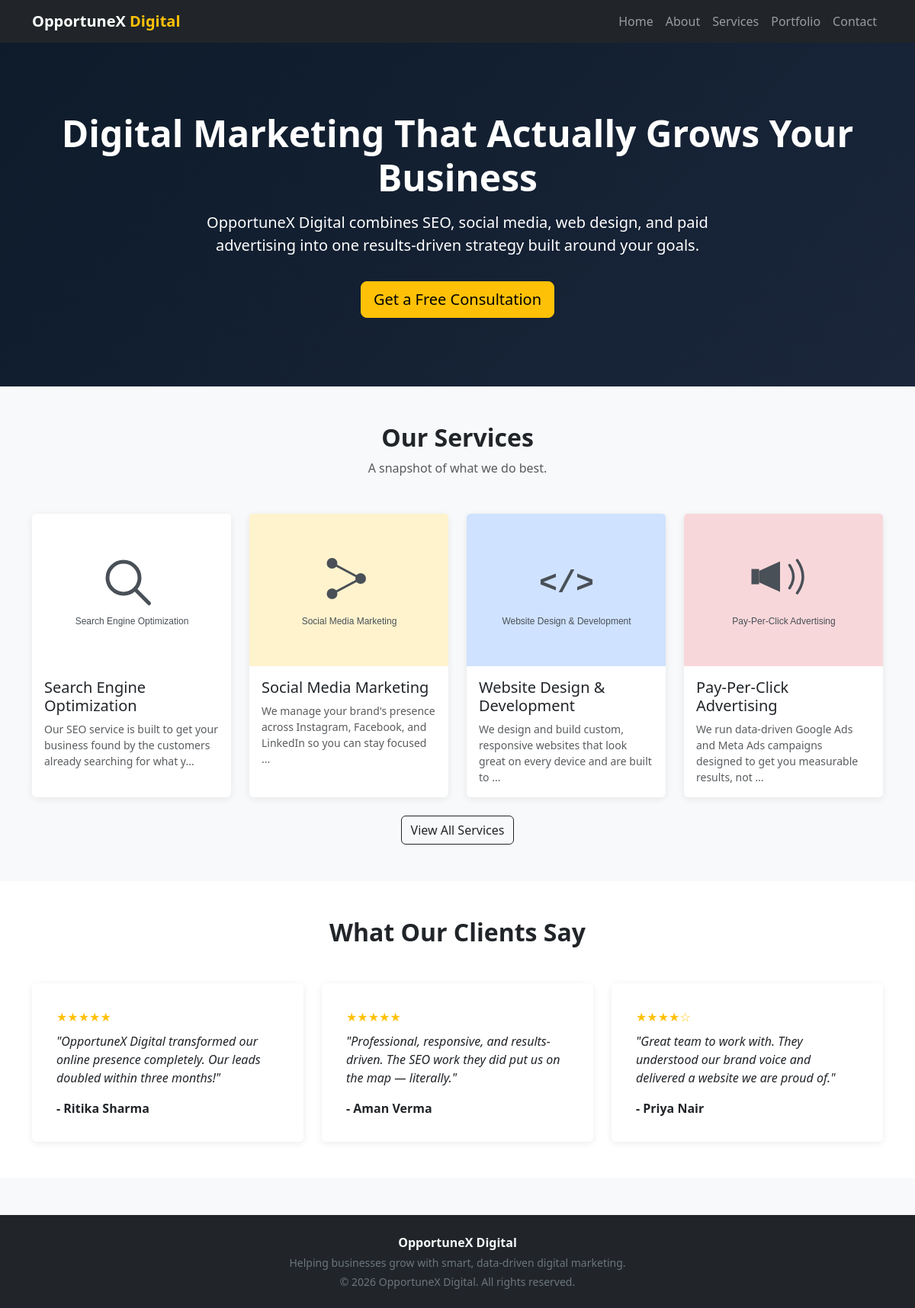
The page / on the database its author committed.
### tables this page shows
CREATE TABLE services (
    id INT AUTO_INCREMENT PRIMARY KEY,
    title VARCHAR(150) NOT NULL,
    description TEXT NOT NULL,
    image VARCHAR(255) DEFAULT NULL,
    meta_title VARCHAR(160) DEFAULT NULL,
    meta_description VARCHAR(300) DEFAULT NULL,
    created_at TIMESTAMP DEFAULT CURRENT_TIMESTAMP
);

CREATE TABLE testimonials (
    id INT AUTO_INCREMENT PRIMARY KEY,
    client_name VARCHAR(150) NOT NULL,
    message TEXT NOT NULL,
    rating TINYINT NOT NULL DEFAULT 5,
    image VARCHAR(255) DEFAULT NULL,
    created_at TIMESTAMP DEFAULT CURRENT_TIMESTAMP
);

### includes/functions.php (called while the page is built, shortened)
<?php
function clean_input($value) {
    return htmlspecialchars(trim($value ?? ''), ENT_QUOTES, 'UTF-8');
}
function service_image_url($filename, $title = '') {
    $title = strtolower($title);
    if (str_contains($title, 'seo') || str_contains($title, 'search engine')) {
        return BASE_URL . '/assets/img/placeholder-seo.svg';
    }
    if (str_contains($title, 'social media') || str_contains($title, 'smm')) {
        return BASE_URL . '/assets/img/placeholder-smm.svg';
    }
    if (str_contains($title, 'web design') || str_contains($title, 'web development') || str_contains($title, 'website')) {
        return BASE_URL . '/assets/img/placeholder-webdev.svg';
    }
    if (str_contains($title, 'pay-per-click') || str_contains($title, 'ppc') || str_contains($title, 'advertising')) {
        return BASE_URL . '/assets/img/placeholder-ppc.svg';
    }
    return BASE_URL . '/assets/img/placeholder.svg';
}

### public/index.php (the view, shortened to what this page needs)
<?php
require_once __DIR__ . '/../includes/db.php';
require_once __DIR__ . '/../includes/functions.php';
require_once __DIR__ . '/../includes/header.php';
$services = [];
$result = mysqli_query($conn, "SELECT id, title, description, image FROM services ORDER BY created_at DESC LIMIT 4");
while ($row = mysqli_fetch_assoc($result)) {
    $services[] = $row;
}
$testimonials = [];
$result = mysqli_query($conn, "SELECT client_name, message, rating, image FROM testimonials ORDER BY created_at DESC LIMIT 6");
while ($row = mysqli_fetch_assoc($result)) {
    $testimonials[] = $row;
}
?>
<section class="hero text-center">
  <div class="container">
    <h1 class="display-5 fw-bold">Digital Marketing That Actually Grows Your Business</h1>
    <p class="lead col-lg-8 mx-auto mt-3">
      OpportuneX Digital combines SEO, social media, web design, and paid advertising
      into one results-driven strategy built around your goals.
    </p>
    <a href="contact.php" class="btn btn-warning btn-lg mt-3">Get a Free Consultation</a>
  </div>
</section>
<section class="py-5">
  <div class="container">
    <div class="text-center mb-5">
      <h2 class="fw-bold">Our Services</h2>
      <p class="text-muted">A snapshot of what we do best.</p>
    </div>
    <div class="row g-4">
      <?php foreach ($services as $service): ?>
        <div class="col-md-6 col-lg-3">
          <a href="service_detail.php?id=<?= (int)$service['id'] ?>" class="text-decoration-none text-reset">
            <div class="card card-service h-100">
              <img src="<?= service_image_url($service['image'], $service['title']) ?>" class="card-img-top" alt="<?= clean_input($service['title']) ?>">
              <div class="card-body">
                <h5 class="card-title"><?= clean_input($service['title']) ?></h5>
                <p class="card-text small text-muted"><?= clean_input(mb_strimwidth($service['description'], 0, 100, '...')) ?></p>
              </div>
            </div>
          </a>
        </div>
      <?php endforeach; ?>
    </div>
    <div class="text-center mt-4">
      <a href="services.php" class="btn btn-outline-dark">View All Services</a>
    </div>
  </div>
</section>
<section class="py-5 bg-white">
  <div class="container">
    <div class="text-center mb-5">
      <h2 class="fw-bold">What Our Clients Say</h2>
    </div>
    <div class="row g-4">
      <?php foreach ($testimonials as $t): ?>
        <div class="col-md-6 col-lg-4">
          <div class="card card-testimonial p-3">
            <div class="card-body">
              <div class="rating-stars mb-2">
                <?= str_repeat('&#9733;', (int)$t['rating']) . str_repeat('&#9734;', 5 - (int)$t['rating']) ?>
              </div>
              <p class="card-text fst-italic">"<?= clean_input($t['message']) ?>"</p>
              <p class="fw-bold mb-0">- <?= clean_input($t['client_name']) ?></p>
            </div>
          </div>
        </div>
      <?php endforeach; ?>
    </div>
  </div>
</section>
<?php require_once __DIR__ . '/../includes/footer.php'; ?>

### includes/header.php (shortened to what this page needs)
<!DOCTYPE html>
<html lang="en">
<head>
<link href="https://cdn.jsdelivr.net/npm/bootstrap@5.3.3/dist/css/bootstrap.min.css" rel="stylesheet">
<link href="<?= BASE_URL ?>/assets/css/style.css" rel="stylesheet">
</head>
<body>
<nav class="navbar navbar-expand-lg navbar-dark bg-dark sticky-top">
  <div class="container">
    <a class="navbar-brand fw-bold" href="<?= BASE_URL ?>/public/index.php">OpportuneX <span class="text-warning">Digital</span></a>
    <div class="collapse navbar-collapse" id="mainNav">
      <ul class="navbar-nav ms-auto">
        <li class="nav-item"><a class="nav-link" href="<?= BASE_URL ?>/public/index.php">Home</a></li>
        <li class="nav-item"><a class="nav-link" href="<?= BASE_URL ?>/public/about.php">About</a></li>
        <li class="nav-item"><a class="nav-link" href="<?= BASE_URL ?>/public/services.php">Services</a></li>
        <li class="nav-item"><a class="nav-link" href="<?= BASE_URL ?>/public/portfolio.php">Portfolio</a></li>
        <li class="nav-item"><a class="nav-link" href="<?= BASE_URL ?>/public/contact.php">Contact</a></li>
      </ul>
    </div>
  </div>
</nav>

### includes/footer.php (shortened to what this page needs)
<footer class="bg-dark text-light py-4 mt-5">
  <div class="container text-center">
    <p class="mb-1 fw-bold">OpportuneX Digital</p>
    <p class="mb-1 small text-secondary">Helping businesses grow with smart, data-driven digital marketing.</p>
    <p class="mb-0 small text-secondary">&copy; <?= date('Y') ?> OpportuneX Digital. All rights reserved.</p>
  </div>
</footer>
</body>
</html>

### assets/css/style.css (style rules this page uses)
body { font-family: 'Segoe UI', Arial, sans-serif; background-color: #f8f9fa; }
.hero { background: linear-gradient(135deg, #0d1b2a, #1b263b); color: #fff; padding: 90px 0; }
.card-service, .card-portfolio, .card-testimonial { border: none; box-shadow: 0 2px 10px rgba(0,0,0,0.08); transition: transform 0.2s ease; height: 100%; }
.card-service img, .card-portfolio img { height: 200px; object-fit: cover; }
.rating-stars { color: #ffc107; }

### rows shown on the page
services: shows a picture, title "Search Engine Optimization", description "Our SEO service is built to get your business found by the customers already searching for what y..."
services: shows a picture, title "Social Media Marketing", description "We manage your brand's presence across Instagram, Facebook, and LinkedIn so you can stay focused ..."
services: shows a picture, title "Website Design & Development", description "We design and build custom, responsive websites that look great on every device and are built to ..."
services: shows a picture, title "Pay-Per-Click Advertising", description "We run data-driven Google Ads and Meta Ads campaigns designed to get you measurable results, not ..."
testimonials: rating "★★★★★", message "OpportuneX Digital transformed our online presence completely. Our leads doubled within three months!", client_name "Ritika Sharma"
testimonials: rating "★★★★★", message "Professional, responsive, and results-driven. The SEO work they did put us on the map — literally.", client_name "Aman Verma"
testimonials: rating "★★★★", rating "☆", message "Great team to work with. They understood our brand voice and delivered a website we are proud of.", client_name "Priya Nair"
